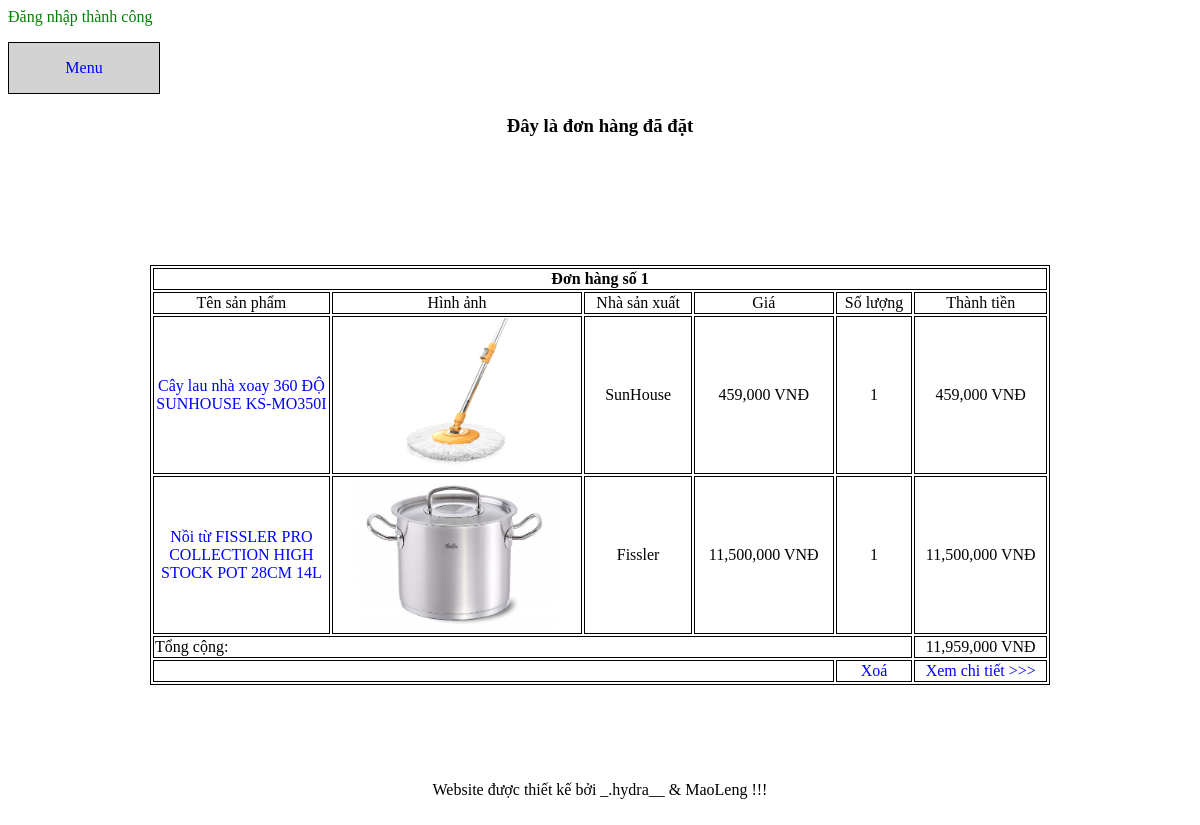
Page /order.php (signed in) on the committed database.
### tables this page shows
CREATE TABLE `receipts` (
  `id` int(11) NOT NULL,
  `customer_id` int(11) NOT NULL,
  `order_time` varchar(30) DEFAULT NULL,
  `receiver_name` varchar(50) DEFAULT NULL,
  `receiver_phone` varchar(20) DEFAULT NULL,
  `receiver_address` text,
  `note` text,
  `status` int(11) NOT NULL,
  `total` int(11) DEFAULT NULL
);

CREATE TABLE `receipt_detail` (
  `receipt_id` int(11) NOT NULL,
  `product_id` int(11) NOT NULL,
  `quantity` tinyint(4) NOT NULL
);

CREATE TABLE `products` (
  `id` int(11) NOT NULL,
  `name` varchar(200) NOT NULL,
  `description` text NOT NULL,
  `price` int(11) NOT NULL,
  `image` varchar(200) NOT NULL,
  `manufacturer_id` int(11) NOT NULL
);

CREATE TABLE `manufacturers` (
  `id` int(11) NOT NULL,
  `name` varchar(200) NOT NULL,
  `address` varchar(200) NOT NULL,
  `phone` varchar(15) NOT NULL,
  `image` varchar(200) NOT NULL
);

### order.php (the view, shortened to what this page needs)
<!DOCTYPE html>
<html>
<head>
</head>
<body>
	<?php
	require 'announce.php';
	?>
	<div id="div_tong">
		<?php require 'menu.php'; ?>
		<div id="div_tren">
			<h3>
				Đây là đơn hàng đã đặt
			</h3>
		</div>
		<div id="div_giua" >
			<?php
			require 'connect.php';
			$customer_id = $_SESSION['customer_id'];
			$sql = "select * from receipts where customer_id = '$customer_id' and status = '2'";
			$result = mysqli_query($connect,$sql);
			$rows = mysqli_num_rows($result);
			if ($rows == 0) {
				?>
				<h4 class="center">
					Không có đơn hàng !!
				</h4>
				<?php
			} else {
				$num = 0;
				foreach ($result as $receipt):
					$num ++;
					$receipt_id = $receipt['id'];
					$sql = "select
					receipt_detail.*,
					products.name as name,
					products.price as price,
					products.image as image,
					manufacturers.name as manufacturer_name,
					receipts.total as total
					from receipt_detail
					join receipts on receipts.id = receipt_detail.receipt_id
					join products on products.id = receipt_detail.product_id
					join manufacturers on manufacturers.id = products.manufacturer_id
					where receipt_id = '$receipt_id'";
					$result = mysqli_query($connect,$sql);
					$order = mysqli_fetch_array($result);
					$total = $order['total'];
					?>
					<table class="border" width="900px">
						<tr>
							<th colspan="6">
								<?php echo "Đơn hàng số " . $num ?>
							</th>
						</tr>
						<tr>
							<td width="20%">
								Tên sản phẩm
							</td>
							<td>
								Hình ảnh
							</td>
							<td>
								Nhà sản xuất
							</td>
							<td>
								Giá
							</td>
							<td>
								Số lượng
							</td>
							<td width="15%">
								Thành tiền
							</td>
						</tr>
						<?php
						foreach ($result as $each):
							$sum = $each['price'] * $each['quantity'];
							?>
							<tr>
								<td>
									<a href="product_detail.php?id=<?php echo $each['id'] ?>">
										<?php echo $each['name'] ?>
									</a>
								</td>
								<td>
									<img width="200px" height="150px" src="admin/products/<?php echo $each['image']; ?>">
								</td>
								<td>
									<?php echo $each['manufacturer_name'] ?>
								</td>
								<td>
									<?php echo number_format($each['price']) ?> VNĐ
								</td>
								<td>
									<?php echo $each['quantity'] ?>
								</td>
								<td>
									<?php echo number_format($sum)?> VNĐ
								</td>
							</tr>
						<?php endforeach ?>
						<tr>
							<td colspan="5" class="left" >
								Tổng cộng:
							</td>
							<td>
								<?php
								echo number_format($total ) . " VNĐ";
								?>
							</td>
						</tr>
						<tr>
							<td colspan="4">
							</td>
							<td>
								<a href="delete_order.php">
									Xoá
								</a>
							</td>
							<td>
								<a href="order_detail.php">
									Xem chi tiết >>>
								</a>
							</td>
						</tr>
					</table>
					<br>
					<?php
				endforeach;
			} ?>
		</div>
		<div id="div_duoi">
			<?php
			require 'footer.php';
			?>
		</div>
	</div>
</body>
</html>

### announce.php (shortened to what this page needs)
	<?php
if (isset($_SESSION['success'])) {
	?>
	<span class="success">
		<?php echo $_SESSION['success'] ?>
	</span>
	<?php
}
?>

### menu.php (shortened to what this page needs)
<ul>
	<li>
		<a href="#">
			<p>
				Menu
			</p>
		</a>
	</li>
</ul>
<br>
<br>
<br>

### footer.php
<p>
	Website được thiết kế bởi _.hydra__ & MaoLeng !!!
</p>

### order.php (style rules this page uses)
th, td { border: 1px solid black; text-align: center; }

### menu.php (style rules this page uses)
a { text-decoration: none; }
a:link { color: blue; }
ul { list-style-type: none; padding: 0; }
ul li { float: left; position: relative; background: lightgray; width: 150px; border: 1px solid black; height: 50px; }
#div_tong { min-height: 800px; max-height: 6000px; position: relative; }
#div_tren { text-align: center; height: 150px; }
#div_giua { min-height: 500px; max-height: 4900px; }
#div_duoi { height: 100px; text-align: center; position: relative; bottom: 0px; }
p { text-align: center; }
.left { text-align: left; }
.border { border: 1px solid black; }
table { margin: auto ; }
.success { color: green; }

### rows in the picture
receipts: total "11,959,000"
receipt_detail: product.name "Cây lau nhà xoay 360 ĐỘ SUNHOUSE KS-MO350I", product.image (picture), manufacturers.name "SunHouse", product.price "459,000", quantity "1", sum "459,000"
receipt_detail: product.name "Nồi từ FISSLER PRO COLLECTION HIGH STOCK POT 28CM 14L", product.image (picture), manufacturers.name "Fissler", product.price "11,500,000", quantity "1", sum "11,500,000"

### other values in the picture
$_SESSION['success'] "Đăng nhập thành công"
